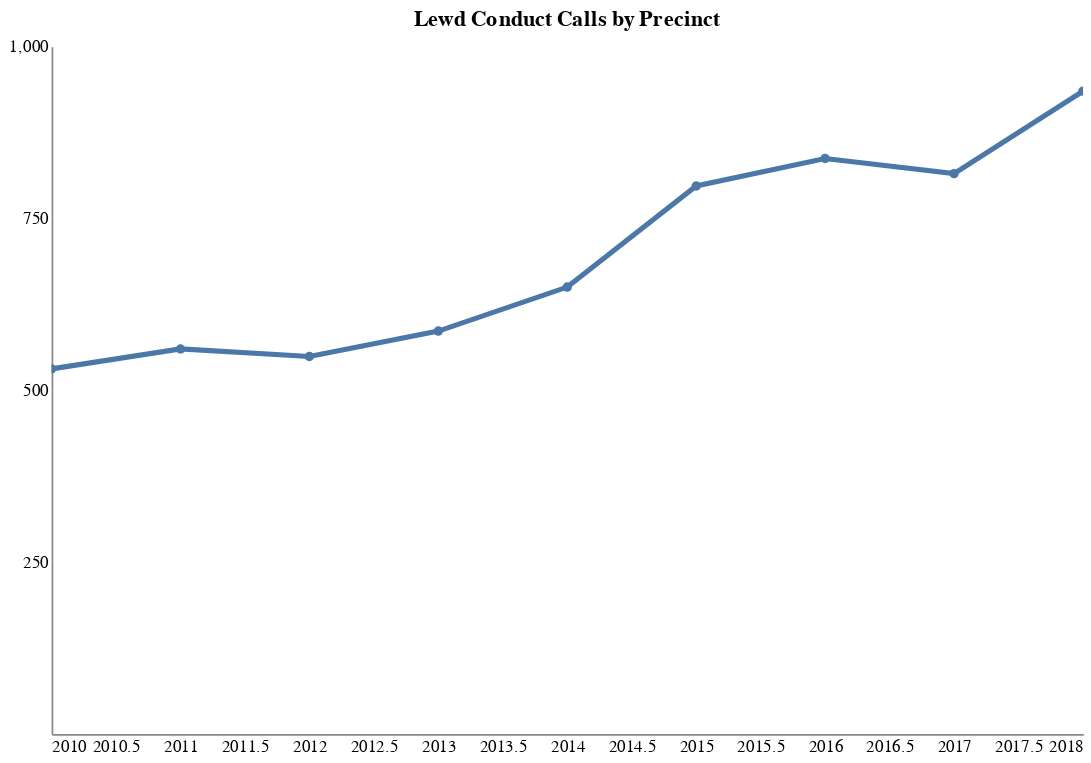

Notebook cell for this chart:
### Code cell
# USE
# Chart number of lewd conduct calls each year

alt.Chart(lewd_call_total_df).mark_line(point=True).encode(
    x=alt.X('year',axis=alt.Axis(format='Y', title='', ticks=False)),
    y=alt.Y('type_count', axis=alt.Axis(title='', ticks=False, values=[250, 500, 750, 1000])),
    tooltip=('year','type_count')
).properties(
    title='Lewd Conduct Calls by Precinct',
    width=600,
    height=400
).configure_axis(
    grid=False
).configure_line(
    strokeWidth=3
).configure_view(
    strokeWidth=0
).interactive()

# To do: edit tooltips to remove labels and add "calls" after count. Change axis font label formatting

### Figure 1 — Vega-Lite specification as saved in the notebook (floating-point values rounded to 4 significant figures)
{"$schema": "https://vega.github.io/schema/vega-lite/v2.6.0.json", "config": {"axis": {"grid": false}, "line": {"strokeWidth": 3}, "view": {"height": 300, "strokeWidth": 0, "width": 400}}, "data": {"name": "data-6549121123c6ad135898115ce9d6d313"}, "datasets": {"data-6549121123c6ad135898115ce9d6d313": [{"final_call_type": "lewd_conduct", "type_count": 531, "year": 2010}, {"final_call_type": "lewd_conduct", "type_count": 560, "year": 2011}, {"final_call_type": "lewd_conduct", "type_count": 549, "year": 2012}, {"final_call_type": "lewd_conduct", "type_count": 586, "year": 2013}, {"final_call_type": "lewd_conduct", "type_count": 650, "year": 2014}, {"final_call_type": "lewd_conduct", "type_count": 797, "year": 2015}, {"final_call_type": "lewd_conduct", "type_count": 837, "year": 2016}, {"final_call_type": "lewd_conduct", "type_count": 815, "year": 2017}, {"final_call_type": "lewd_conduct", "type_count": 935, "year": 2018}]}, "encoding": {"tooltip": [{"field": "year", "type": "quantitative"}, {"field": "type_count", "type": "quantitative"}], "x": {"axis": {"format": "Y", "ticks": false, "title": ""}, "field": "year", "type": "quantitative"}, "y": {"axis": {"ticks": false, "title": "", "values": [250, 500, 750, 1000]}, "field": "type_count", "type": "quantitative"}}, "height": 400, "mark": {"point": true, "type": "line"}, "selection": {"selector007": {"bind": "scales", "encodings": ["x", "y"], "mark": {"fill": "#333", "fillOpacity": 0.125, "stroke": "white"}, "on": "[mousedown, window:mouseup] > window:mousemove!", "resolve": "global", "translate": "[mousedown, window:mouseup] > window:mousemove!", "type": "interval", "zoom": "wheel!"}}, "title": "Lewd Conduct Calls by Precinct", "width": 600}
